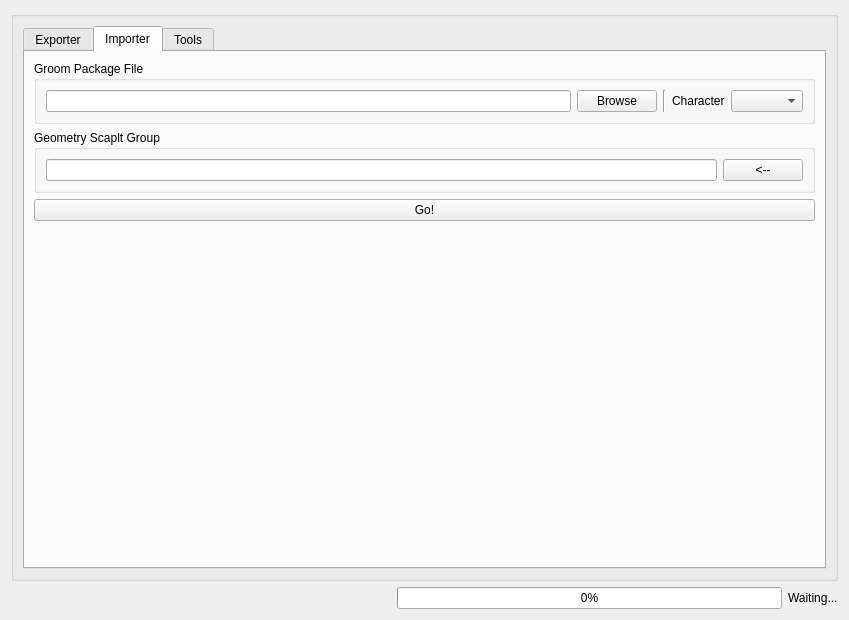
<?xml version="1.0" encoding="UTF-8"?>
<ui version="4.0">
 <class>xgen_widget</class>
 <widget class="QWidget" name="xgen_widget">
  <property name="geometry">
   <rect>
    <x>0</x>
    <y>0</y>
    <width>849</width>
    <height>620</height>
   </rect>
  </property>
  <property name="windowTitle">
   <string>Form</string>
  </property>
  <layout class="QVBoxLayout" name="verticalLayout_3">
   <item>
    <widget class="QGroupBox" name="groupBox">
     <property name="title">
      <string/>
     </property>
     <property name="flat">
      <bool>true</bool>
     </property>
     <property name="checkable">
      <bool>false</bool>
     </property>
     <layout class="QVBoxLayout" name="verticalLayout">
      <item>
       <widget class="QTabWidget" name="grom_tabw">
        <property name="currentIndex">
         <number>1</number>
        </property>
        <widget class="QWidget" name="exporter_tab">
         <attribute name="title">
          <string>Exporter</string>
         </attribute>
         <layout class="QVBoxLayout" name="verticalLayout_6">
          <item>
           <widget class="QGroupBox" name="collection_gbx">
            <property name="title">
             <string>XGen Collection</string>
            </property>
            <layout class="QVBoxLayout" name="verticalLayout_5">
             <item>
              <widget class="QComboBox" name="collection_cbx"/>
             </item>
            </layout>
           </widget>
          </item>
          <item>
           <widget class="QGroupBox" name="path_gbx">
            <property name="title">
             <string>Path to save</string>
            </property>
            <layout class="QHBoxLayout" name="horizontalLayout_5">
             <item>
              <layout class="QVBoxLayout" name="verticalLayout_10">
               <item>
                <widget class="QLabel" name="label">
                 <property name="text">
                  <string>If the character is set, path will be ignored</string>
                 </property>
                </widget>
               </item>
               <item>
                <layout class="QHBoxLayout" name="horizontalLayout_8">
                 <item>
                  <widget class="QLineEdit" name="path_txf"/>
                 </item>
                 <item>
                  <widget class="QPushButton" name="path_browse_btn">
                   <property name="text">
                    <string>Browse</string>
                   </property>
                  </widget>
                 </item>
                 <item>
                  <widget class="Line" name="line">
                   <property name="orientation">
                    <enum>Qt::Vertical</enum>
                   </property>
                  </widget>
                 </item>
                 <item>
                  <widget class="QLabel" name="import_character_lbl">
                   <property name="text">
                    <string>Character</string>
                   </property>
                  </widget>
                 </item>
                 <item>
                  <widget class="QComboBox" name="export_character_cbx"/>
                 </item>
                </layout>
               </item>
              </layout>
             </item>
            </layout>
           </widget>
          </item>
          <item>
           <widget class="QGroupBox" name="comment_btx">
            <property name="title">
             <string>Comment</string>
            </property>
            <layout class="QVBoxLayout" name="verticalLayout_9">
             <item>
              <widget class="QLabel" name="label_2">
               <property name="text">
                <string>If the comment not set, files won't be uploaded into artella</string>
               </property>
              </widget>
             </item>
             <item>
              <widget class="QPlainTextEdit" name="comment_pte"/>
             </item>
            </layout>
           </widget>
          </item>
          <item>
           <widget class="QPushButton" name="export_go_btn">
            <property name="text">
             <string>Go!</string>
            </property>
           </widget>
          </item>
          <item>
           <spacer name="verticalSpacer_3">
            <property name="orientation">
             <enum>Qt::Vertical</enum>
            </property>
            <property name="sizeHint" stdset="0">
             <size>
              <width>20</width>
              <height>40</height>
             </size>
            </property>
           </spacer>
          </item>
         </layout>
        </widget>
        <widget class="QWidget" name="importer_tab">
         <attribute name="title">
          <string>Importer</string>
         </attribute>
         <layout class="QVBoxLayout" name="verticalLayout_7">
          <item>
           <widget class="QGroupBox" name="groom_package_gbx">
            <property name="title">
             <string>Groom Package File</string>
            </property>
            <layout class="QHBoxLayout" name="horizontalLayout_3">
             <item>
              <widget class="QLineEdit" name="groom_package_txf"/>
             </item>
             <item>
              <widget class="QPushButton" name="groom_file_browser_btn">
               <property name="text">
                <string>Browse</string>
               </property>
              </widget>
             </item>
             <item>
              <widget class="Line" name="line_2">
               <property name="orientation">
                <enum>Qt::Vertical</enum>
               </property>
              </widget>
             </item>
             <item>
              <widget class="QLabel" name="label_3">
               <property name="text">
                <string>Character</string>
               </property>
              </widget>
             </item>
             <item>
              <widget class="QComboBox" name="import_character_cbx"/>
             </item>
            </layout>
           </widget>
          </item>
          <item>
           <widget class="QGroupBox" name="geometry_scalpt_grp_bgx">
            <property name="title">
             <string>Geometry Scaplt Group</string>
            </property>
            <layout class="QHBoxLayout" name="horizontalLayout_4">
             <item>
              <widget class="QLineEdit" name="geometry_scalpt_grp_txf"/>
             </item>
             <item>
              <widget class="QPushButton" name="geometry_scalpt_grp_btn">
               <property name="text">
                <string>&lt;--</string>
               </property>
              </widget>
             </item>
            </layout>
           </widget>
          </item>
          <item>
           <widget class="QPushButton" name="importer_go_btn">
            <property name="text">
             <string>Go!</string>
            </property>
           </widget>
          </item>
          <item>
           <spacer name="verticalSpacer_2">
            <property name="orientation">
             <enum>Qt::Vertical</enum>
            </property>
            <property name="sizeHint" stdset="0">
             <size>
              <width>20</width>
              <height>40</height>
             </size>
            </property>
           </spacer>
          </item>
         </layout>
        </widget>
        <widget class="QWidget" name="tools_tab">
         <attribute name="title">
          <string>Tools</string>
         </attribute>
         <layout class="QVBoxLayout" name="verticalLayout_8">
          <item>
           <widget class="QPushButton" name="export_patches_btn">
            <property name="text">
             <string>Export Patches For Batch Render</string>
            </property>
           </widget>
          </item>
          <item>
           <widget class="QGroupBox" name="arnold_variables_gbx">
            <property name="title">
             <string>Arnold Variables</string>
            </property>
            <layout class="QFormLayout" name="formLayout">
             <item row="0" column="0">
              <widget class="QLabel" name="renderer_lbl">
               <property name="text">
                <string>Renderer</string>
               </property>
              </widget>
             </item>
             <item row="0" column="1">
              <widget class="QComboBox" name="renderer_cbx"/>
             </item>
             <item row="3" column="0">
              <widget class="QLabel" name="render_mode_lbl">
               <property name="text">
                <string>Render Mode</string>
               </property>
              </widget>
             </item>
             <item row="3" column="1">
              <widget class="QComboBox" name="renderer_mode_cbx"/>
             </item>
             <item row="6" column="0">
              <widget class="QLabel" name="motion_blur_lbl">
               <property name="text">
                <string>Motion Blur</string>
               </property>
              </widget>
             </item>
             <item row="6" column="1">
              <widget class="QComboBox" name="motion_blur_cbx"/>
             </item>
            </layout>
           </widget>
          </item>
          <item>
           <widget class="QGroupBox" name="shader_variables_gbx">
            <property name="title">
             <string>Shader Variables</string>
            </property>
            <layout class="QVBoxLayout" name="verticalLayout_4">
             <item>
              <layout class="QHBoxLayout" name="horizontalLayout_2">
               <item>
                <widget class="QLabel" name="label_5">
                 <property name="text">
                  <string>Extra Samples</string>
                 </property>
                </widget>
               </item>
               <item>
                <widget class="QSpinBox" name="extra_samples_sbx"/>
               </item>
               <item>
                <spacer name="horizontalSpacer">
                 <property name="orientation">
                  <enum>Qt::Horizontal</enum>
                 </property>
                 <property name="sizeHint" stdset="0">
                  <size>
                   <width>40</width>
                   <height>20</height>
                  </size>
                 </property>
                </spacer>
               </item>
              </layout>
             </item>
             <item>
              <layout class="QHBoxLayout" name="horizontalLayout">
               <item>
                <widget class="QLabel" name="label_4">
                 <property name="text">
                  <string>Extra Depth</string>
                 </property>
                </widget>
               </item>
               <item>
                <widget class="QSpinBox" name="extra_depth_sbx"/>
               </item>
               <item>
                <spacer name="horizontalSpacer_2">
                 <property name="orientation">
                  <enum>Qt::Horizontal</enum>
                 </property>
                 <property name="sizeHint" stdset="0">
                  <size>
                   <width>40</width>
                   <height>20</height>
                  </size>
                 </property>
                </spacer>
               </item>
              </layout>
             </item>
            </layout>
           </widget>
          </item>
          <item>
           <widget class="QGroupBox" name="guides_gbx">
            <property name="title">
             <string>Guides</string>
            </property>
            <layout class="QVBoxLayout" name="verticalLayout_2">
             <item>
              <layout class="QHBoxLayout" name="horizontalLayout_6">
               <item>
                <widget class="QLabel" name="shot_lbl">
                 <property name="text">
                  <string>Shot</string>
                 </property>
                </widget>
               </item>
               <item>
                <widget class="QComboBox" name="shot_cbx"/>
               </item>
               <item>
                <spacer name="horizontalSpacer_3">
                 <property name="orientation">
                  <enum>Qt::Horizontal</enum>
                 </property>
                 <property name="sizeHint" stdset="0">
                  <size>
                   <width>40</width>
                   <height>20</height>
                  </size>
                 </property>
                </spacer>
               </item>
              </layout>
             </item>
             <item>
              <widget class="QPushButton" name="import_guides_btn">
               <property name="text">
                <string>Import Guides</string>
               </property>
              </widget>
             </item>
             <item>
              <widget class="QPushButton" name="export_guides_btn">
               <property name="text">
                <string>Export Guides</string>
               </property>
              </widget>
             </item>
            </layout>
           </widget>
          </item>
          <item>
           <spacer name="verticalSpacer">
            <property name="orientation">
             <enum>Qt::Vertical</enum>
            </property>
            <property name="sizeHint" stdset="0">
             <size>
              <width>20</width>
              <height>40</height>
             </size>
            </property>
           </spacer>
          </item>
         </layout>
        </widget>
       </widget>
      </item>
     </layout>
    </widget>
   </item>
   <item>
    <layout class="QHBoxLayout" name="horizontalLayout_7">
     <item>
      <spacer name="horizontalSpacer_4">
       <property name="orientation">
        <enum>Qt::Horizontal</enum>
       </property>
       <property name="sizeHint" stdset="0">
        <size>
         <width>40</width>
         <height>20</height>
        </size>
       </property>
      </spacer>
     </item>
     <item>
      <widget class="QProgressBar" name="progress_bar">
       <property name="value">
        <number>0</number>
       </property>
      </widget>
     </item>
     <item>
      <widget class="QLabel" name="progress_lbl">
       <property name="text">
        <string>Waiting...</string>
       </property>
      </widget>
     </item>
    </layout>
   </item>
  </layout>
 </widget>
 <resources/>
 <connections/>
</ui>
